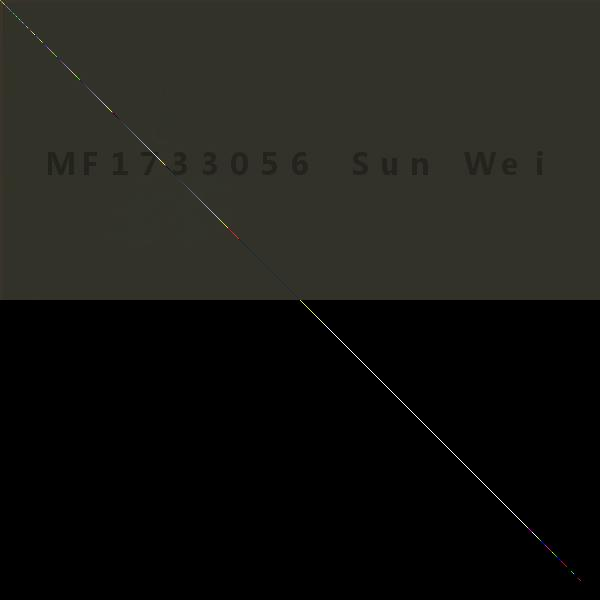
#> input picture picture/decode_mark_0.2.jpg, 600 x 600 px, given in place of original_pic.jpg, which was not available
$ python water_marking.py   (older library calls are emulated)
#> lines starting #> are read from the running program, lines starting #| are printed output that depends on the picture; pictures that were not available may be replaced by others from this repository, and a replacement may not be noted
import numpy as np
from scipy.misc import *
import os


def load_image(filename):
#> called with filename = '../picture/original_pic.jpg'
    try:
        im = imread(filename)
#> im is the input picture: shape (600, 600, 3); mean R, G, B 25.1, 25.1, 21.1
#> call 2 of load_image, with filename = '../picture/water_marking.jpg'
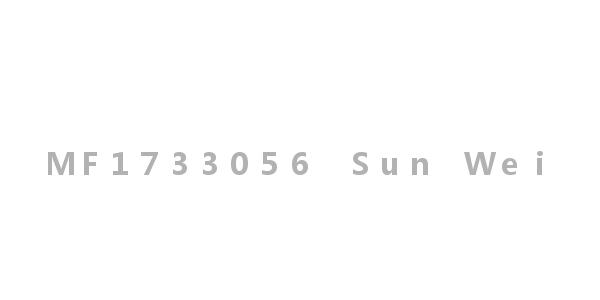
#> input picture picture/water_marking.jpg, 600 x 300 px
#> in load_image, im is the input picture: shape (300, 600, 3); min 159, max 255, mean 253.6
    except:
        im = None
    return im


class water_svd(object):
    def __init__(self, A, W, alpha):
#> called with alpha = 1
        self.A = A
        self.W = W
#> self.W: shape (300, 600, 3) float64; every value is 0
        self.alpha = alpha

    def rebuild_img(self, u, sigma, v):
        m = len(u)
        n = len(v)
        a = np.zeros((m, n))

        k = 0
        while k < sigma.shape[0]:
            uk = u[:, k].reshape(m, 1)
            vk = v[k].reshape(1, n)
            a += sigma[k] * np.dot(uk, vk)

            k += 1
        a[a < 0] = 0
        a[a > 255] = 255

        return np.rint(a).astype("uint8")

    def addImage(self, k):
        U, Sig, V = np.linalg.svd(A[:, :, k])
        L = np.zeros([Sig.shape[0], Sig.shape[0]])
        for i in range(Sig.shape[0]):  # i<768
            L[i][i] += Sig[i]
            for j in range(Sig.shape[0]):  # j<768
                if i < W.shape[0] and j < W.shape[1]:  # i<300 j<800
                    L[i][j] += self.alpha * W[i][j][k]  # a是水印强度,加上水印
        U_1, Sig_1, V_1 = np.linalg.svd(L)
        return self.rebuild_img(U, Sig_1, V)

    def reduction_image(self, k, P):
#> called with k = 0
        U, Sig, V = np.linalg.svd(self.A[:, :, k])
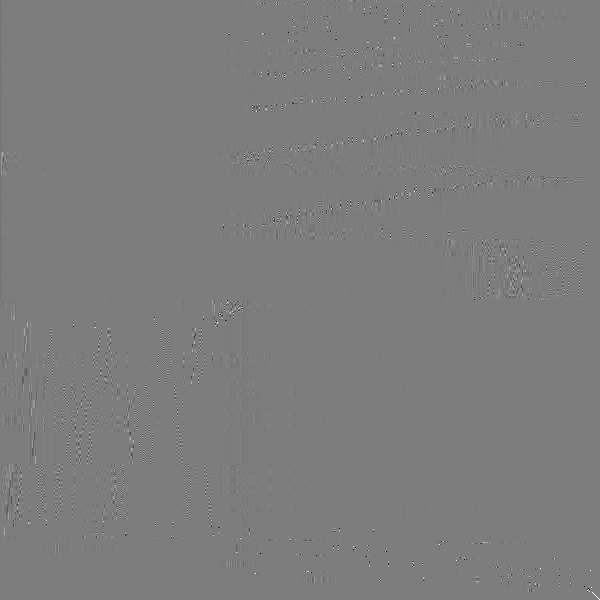
#> U: shape (600, 600) float64; min -0.965, max 1, mean -6.91e-05; drawn with min black and max white
#> Sig = 600 values, max 21174.5 at index 0, min 2.1e-12 at index 588, mean 174.5
        L = np.zeros([Sig.shape[0], Sig.shape[0]])
        for i in range(Sig.shape[0]):
            L[i][i] += Sig[i]
            for j in range(Sig.shape[0]):
                if i < self.W.shape[0] and j < self.W.shape[1]:
                    L[i][j] += self.alpha * self.W[i][j][k]
        U_1, Sig_1, V_1 = np.linalg.svd(L)
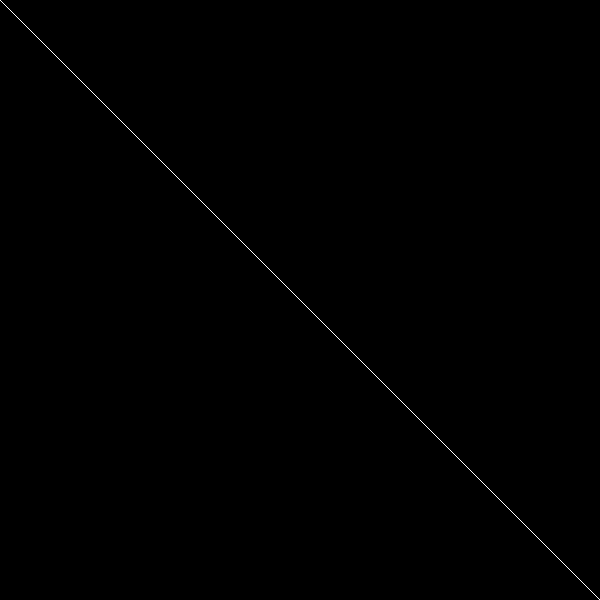
#> U_1: shape (600, 600) float64; values 0 (black) and 1 (white), 0.17% white in thin lines or dots
#> Sig_1 = 600 values, max 21174.5 at index 0, min 2.12e-12 at index 588, mean 174.5
        p = P[:, :, k]
        U_p, Sig_p, V_p = np.linalg.svd(p)
#> Sig_p has the same summary as Sig
        F = self.rebuild_img(U_1, Sig_p, V_1)
#> in rebuild_img, `m = len(u)`: m = 600
#> in rebuild_img, `a[a > 255] = 255`:
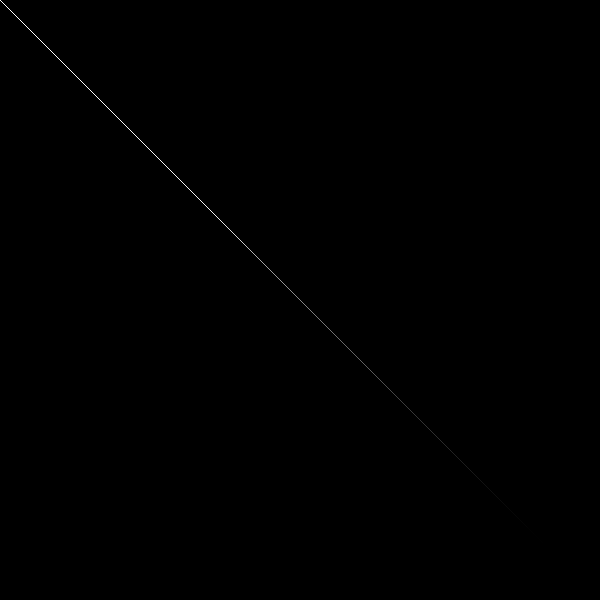
#> a: shape (600, 600) float64; min 0, max 255, mean 0.2
        for i in range(Sig.shape[0]):
            F[i][i] -= Sig[i]
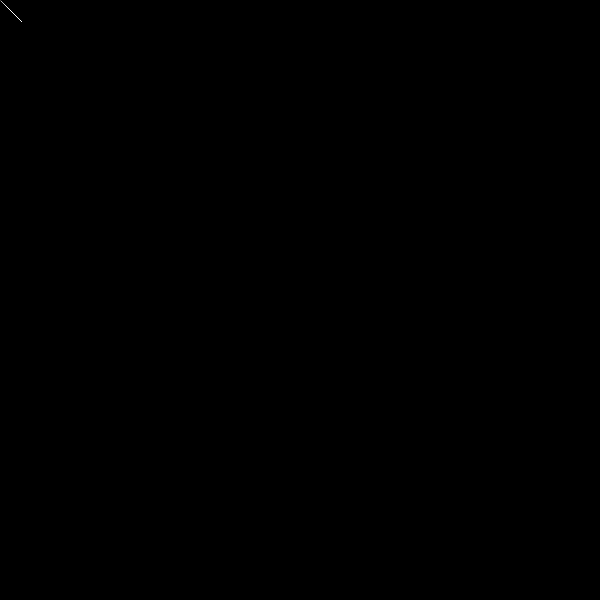
#> F: shape (600, 600); min 0, max 255, mean 0
        return F / self.alpha

    def encode(self, target_path):
        R = self.addImage(0)
        G = self.addImage(1)
        B = self.addImage(2)
        I = np.stack((R, G, B), 2)
        imsave(target_path, I)

    def decode(self, target_path, P):
        R = self.reduction_image(0, P)
        G = self.reduction_image(1, P)
#> call 2 of reduction_image, with k = 1
#> in reduction_image (call 2), `U, Sig, V = np.linalg.svd(self.A[:, :, k])`: Sig = 600 values, max 21166.6 at index 0, min 2.1e-12 at index 587, mean 173.4
#> in reduction_image (call 2), `U_1, Sig_1, V_1 = np.linalg.svd(L)`: Sig_1 = 600 values, max 21166.6 at index 0, min 2.11e-12 at index 587, mean 173.4
#> in reduction_image (call 2), `U_p, Sig_p, V_p = np.linalg.svd(p)`: Sig_p has the same summary as Sig
#> in rebuild_img (call 2), `a[a > 255] = 255`: a: shape (600, 600) float64; min 0, max 255, mean 0.2
#> after the loop in reduction_image (call 2), `for i in range(Sig.shape[0]):`:
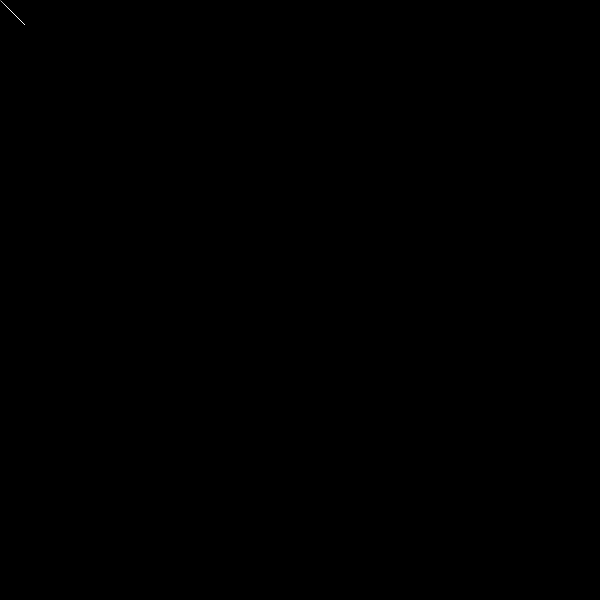
#> F: shape (600, 600); min 0, max 255, mean 0
        B = self.reduction_image(2, P)
#> call 3 of reduction_image, with k = 2
#> in reduction_image (call 3), `U, Sig, V = np.linalg.svd(self.A[:, :, k])`: Sig = 600 values, max 17774.7 at index 0, min 1.76e-12 at index 585, mean 166.4
#> in reduction_image (call 3), `U_1, Sig_1, V_1 = np.linalg.svd(L)`: Sig_1 = 600 values, max 17774.7 at index 0, min 1.78e-12 at index 585, mean 166.4
#> in reduction_image (call 3), `U_p, Sig_p, V_p = np.linalg.svd(p)`: Sig_p has the same summary as Sig
#> in rebuild_img (call 3), `a[a > 255] = 255`: a: shape (600, 600) float64; min 0, max 255, mean 0.2
#> after the loop in reduction_image (call 3), `for i in range(Sig.shape[0]):`:
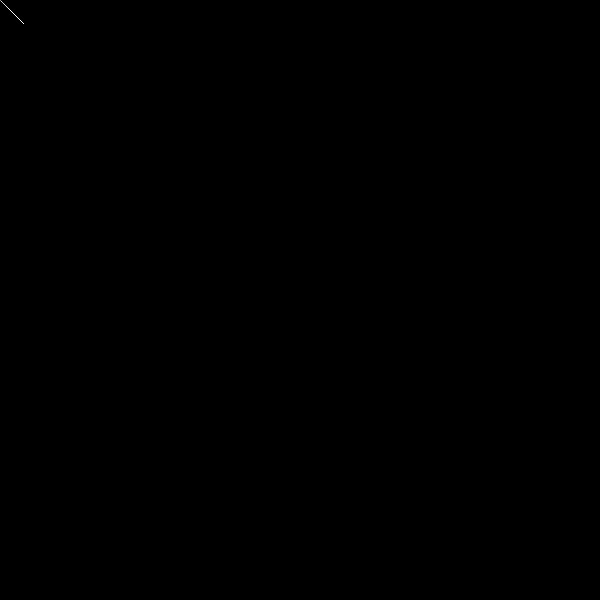
#> F: shape (600, 600); min 0, max 255, mean 0
        I = np.stack((R, G, B), 2)
        imsave(target_path, I)


base_path = os.path.join("", "../picture/")
origin_path = os.path.join(base_path, "original_pic.jpg")
water_path = os.path.join(base_path, "water_marking.jpg")
if __name__ == "__main__":
    A = load_image(origin_path)
    W = load_image(water_path)
    alpha = [0.2, 0.5, 1.0]

    # [13 lines of commented-out code are left out]

    for i in range(len(alpha)):
        print("This is " + str(i + 1) + "th experiment.")
        W = np.zeros((W.shape[0], W.shape[1], W.shape[2]))
        test = water_svd(A, W, alpha[2])
        print("start to decode original image...")
        save_path = os.path.join(base_path, "origin_decode_" + str(alpha[i]) + ".jpg")
        P = load_image(origin_path)
        test.decode(save_path, P)
        print("original image decode finished...")
